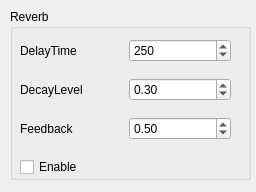
<?xml version="1.0" encoding="UTF-8"?>
<ui version="4.0">
 <class>ReverbUI</class>
 <widget class="QWidget" name="ReverbUI">
  <property name="geometry">
   <rect>
    <x>0</x>
    <y>0</y>
    <width>256</width>
    <height>192</height>
   </rect>
  </property>
  <property name="windowTitle">
   <string>Form</string>
  </property>
  <widget class="QGroupBox" name="groupBox">
   <property name="geometry">
    <rect>
     <x>10</x>
     <y>9</y>
     <width>241</width>
     <height>171</height>
    </rect>
   </property>
   <property name="title">
    <string>Reverb</string>
   </property>
   <widget class="QCheckBox" name="EnableCheckBox">
    <property name="geometry">
     <rect>
      <x>10</x>
      <y>150</y>
      <width>75</width>
      <height>16</height>
     </rect>
    </property>
    <property name="text">
     <string>Enable</string>
    </property>
   </widget>
   <widget class="QWidget" name="layoutWidget">
    <property name="geometry">
     <rect>
      <x>10</x>
      <y>20</y>
      <width>211</width>
      <height>121</height>
     </rect>
    </property>
    <layout class="QVBoxLayout" name="verticalLayout">
     <item>
      <layout class="QHBoxLayout" name="horizontalLayout">
       <item>
        <widget class="QLabel" name="label">
         <property name="text">
          <string>DelayTime</string>
         </property>
        </widget>
       </item>
       <item>
        <widget class="QSpinBox" name="DelayTimeSpinBox">
         <property name="minimum">
          <number>50</number>
         </property>
         <property name="maximum">
          <number>2000</number>
         </property>
         <property name="singleStep">
          <number>10</number>
         </property>
         <property name="value">
          <number>250</number>
         </property>
        </widget>
       </item>
      </layout>
     </item>
     <item>
      <layout class="QHBoxLayout" name="horizontalLayout_2">
       <item>
        <widget class="QLabel" name="label_2">
         <property name="text">
          <string>DecayLevel</string>
         </property>
        </widget>
       </item>
       <item>
        <widget class="QDoubleSpinBox" name="DecayLevelSpinBox">
         <property name="maximum">
          <double>1.000000000000000</double>
         </property>
         <property name="singleStep">
          <double>0.050000000000000</double>
         </property>
         <property name="value">
          <double>0.300000000000000</double>
         </property>
        </widget>
       </item>
      </layout>
     </item>
     <item>
      <layout class="QHBoxLayout" name="horizontalLayout_3">
       <item>
        <widget class="QLabel" name="label_3">
         <property name="text">
          <string>Feedback</string>
         </property>
        </widget>
       </item>
       <item>
        <widget class="QDoubleSpinBox" name="FeedbackSpinBox">
         <property name="maximum">
          <double>1.000000000000000</double>
         </property>
         <property name="singleStep">
          <double>0.050000000000000</double>
         </property>
         <property name="value">
          <double>0.500000000000000</double>
         </property>
        </widget>
       </item>
      </layout>
     </item>
    </layout>
   </widget>
  </widget>
 </widget>
 <resources/>
 <connections/>
</ui>
